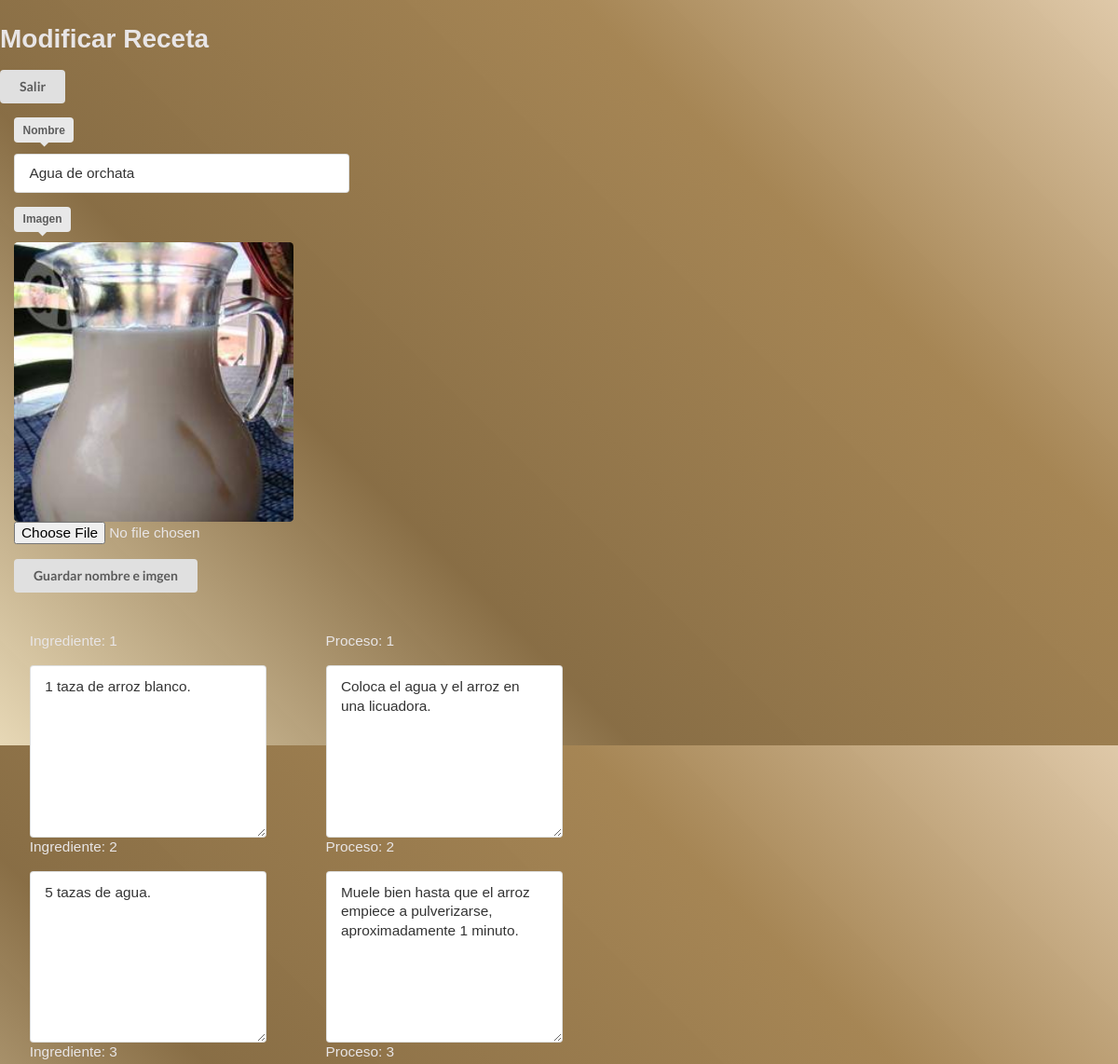
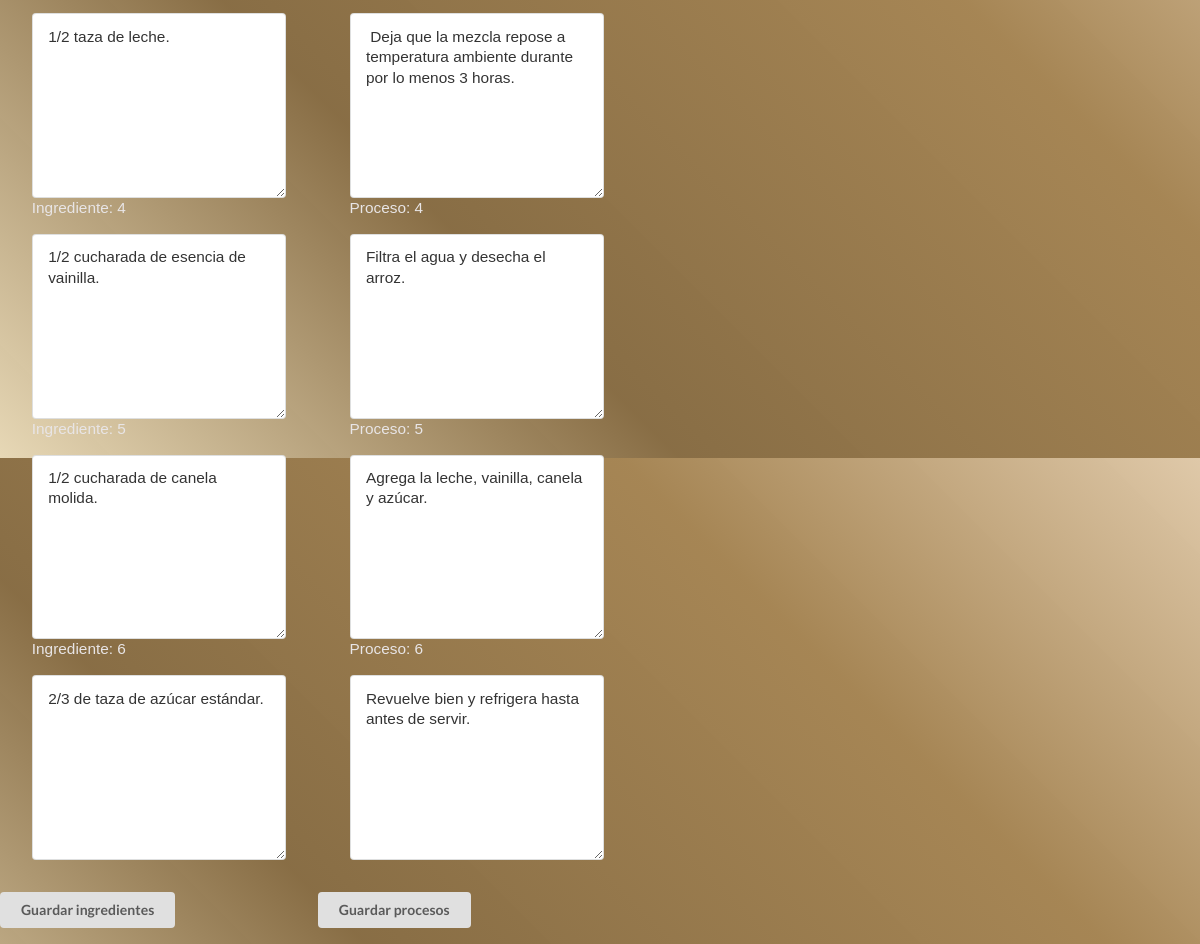
The app's page /admin/modificar/bebidas/modificar.php?id=1 with its own data (2 pictures, top to bottom).
### tables this page shows
CREATE TABLE `bebidas` (
  `id` int(11) NOT NULL auto_increment,
  `nombre` varchar(500) default NULL,
  `img` varchar(500) default NULL,
  PRIMARY KEY  (`id`)
);

CREATE TABLE `ingre_proce_bebidas` (
  `id` int(11) NOT NULL auto_increment,
  `id_bebida` int(11) default NULL,
  `num_pasos` int(11) default NULL,
  `ingrediente` text,
  PRIMARY KEY  (`id`)
);

CREATE TABLE `proce_ingre_bebidas` (
  `id` int(11) NOT NULL auto_increment,
  `id_bebida` int(11) default NULL,
  `num_pasos` int(11) default NULL,
  `proceso` text,
  PRIMARY KEY  (`id`)
);

### admin/modificar/bebidas/modificar.php (the view, shortened to what this page needs)
<?php
	$id = $_GET['id'];
	$sql1 = "SELECT nombre, img FROM bebidas WHERE id = $id";
	$rs1 = mysql_query($sql1);
	$row1 = mysql_fetch_assoc($rs1);
	$sql2 = "SELECT num_pasos,ingrediente FROM ingre_proce_bebidas WHERE id_bebida = $id";
	$rs2 = mysql_query($sql2);
	$sql3 = "SELECT num_pasos,proceso FROM proce_ingre_bebidas WHERE id_bebida = $id";
	$rs3 = mysql_query($sql3);
?>
<!DOCTYPE html>
<html lang="en">
<head>
	<link rel="stylesheet" type="text/css" href="../../estilos/modificar_platillos.css">
</head>
<body>
	<h1>Modificar Receta</h1>
	<a href="http://localhost/recetario/admin/modificar/bebidas/bebidas.php"><button class="ui button">Salir</button></a>
	<form name="modificar_receta" class="ui form size" method="POST" action="modificar_receta.php" enctype="multipart/form-data">
			<div>
				<p>
					<label for="Nombre" class="ui pointing below label">Nombre</label>
					<td width="30" align="center"><input type="text" name="nombre" size="25" value="<?php echo $row1['nombre']; ?>" />
				</p>
			</div>
			<div>
				<p>
					<label for="Imagen" class="ui pointing below label">Imagen</label>
					<img class='ui medium rounded image' src="../../../catalog/bebidas/images/<?php echo $row1['img']; ?>" alt="">
					<input type="file" name="img" size="25" value="<?php echo $row1['img']; ?>" />
				</p>
			</div>
			    <div class="boton">
				<p><input type="submit" value="Guardar nombre e imgen" class="ui button" /></p>
			</div>
	</form>
	<form name="modificar_receta" method="POST" action="modificar_receta.php" class="ui form ingredientes">
			<div>
				<ul>
					<?php
						while ($row2 = mysql_fetch_assoc($rs2)) {
							$numPas = $row2['num_pasos'];
							$ingrediente = htmlentities($row2['ingrediente']);
							?>
							<p>Ingrediente: <label for=""><?php print_r($numPas);?></label></p>
							<div><?php echo "<textarea name='ingre".$numPas."' cols='30' rows='5'>$ingrediente</textarea>"?></div>
						<?}
					?>
				</ul>
			</div>
			<div class="boton">
				<p><input type="submit" value="Guardar ingredientes" class="ui button" /></p>
			</div>
	</form>
	<form name="modificar_receta" method="POST" action="modificar_receta.php" class="ui form procesos">
			<div class="procesos">
				<ul>
					<?php
						while ($row3 = mysql_fetch_assoc($rs3)) {
							$numPasos = $row3['num_pasos'];
							$proceso = htmlentities($row3['proceso']);
							?>
							<p>Proceso: <label for=""><?php print_r($numPasos);?></label></p>
							<div><?php echo "<textarea name='proce".$numPasos."' cols='30' rows='10'>$proceso</textarea>"?></div>
						<?}
					?>
				</ul>
			</div>
			<div class="boton">
				<p><input type="submit" value="Guardar procesos" class="ui button" /></p>
			</div>
	</form>
</body>
</html>

### admin/estilos/modificar_platillos.css (style rules this page uses)
body { font-size: 1.1em; font-family: sans-serif; margin: 0px; color: rgb(232, 229, 230) !important; background: rgba(252,249,242,1) !important; background: rgba(231,216,182,1) !important; background: -moz-linear-gradient(45deg, rgba(231,216,182,1) 0%, rgba(135,108,67,0.99) 34%, rgba(164,131,81,0.98) 71%, rgba(222,199,166,0.97) 100%) !important; background: -webkit-gradient(left bottom, right top, color-stop(0%, rgba(231,216,182,1)), color-stop(34%, rgba(135,108,67,0.99)), color-stop(71%, rgba(164,131,81,0.98)), color-stop(100%, rgba(222,199,166,0.97))) !important; background: -webkit-linear-gradient(45deg, rgba(231,216,182,1) 0%, rgba(135,108,67,0.99) 34%, rgba(164,131,81,0.98) 71%, rgba(222,199,166,0.97) 100%) !important; background: -o-linear-gradient(45deg, rgba(231,216,182,1) 0%, rgba(135,108,67,0.99) 34%, rgba(164,131,81,0.98) 71%, rgba(222,199,166,0.97) 100%) !important; background: -ms-linear-gradient(45deg, rgba(231,216,182,1) 0%, rgba(135,108,67,0.99) 34%, rgba(164,131,81,0.98) 71%, rgba(222,199,166,0.97) 100%) !important; background: linear-gradient(45deg, rgba(231,216,182,1) 0%, rgba(135,108,67,0.99) 34%, rgba(164,131,81,0.98) 71%, rgba(222,199,166,0.97) 100%) !important; filter: progid:DXImageTransform.Microsoft.gradient( startColorstr='#e7d8b6', endColorstr='#dec7a6', GradientType=1 ) !important; }

### admin/modificar/bebidas/modificar.php (style rules this page uses)
.size { width: 30%; margin-left: 15px; margin-bottom: 10px; }
img { width: 80%; }
.ingredientes { float: left; overflow: hidden; }
.ingredientes ul { padding: 10% 10%; }
.procesos { float: left; overflow: hidden; background-size: 100% 100% }
.procesos ul { padding: 10% 10%; }

### records on screen
bebidas: nombre "Agua de orchata", img (picture)
ingre_proce_bebidas: value "1", num_pasos+ingrediente "1 taza de arroz blanco."
ingre_proce_bebidas: value "2", num_pasos+ingrediente "5 tazas de agua."
ingre_proce_bebidas: value "3", num_pasos+ingrediente "1/2 taza de leche."
ingre_proce_bebidas: value "4", num_pasos+ingrediente "1/2 cucharada de esencia de vainilla."
ingre_proce_bebidas: value "5", num_pasos+ingrediente "1/2 cucharada de canela molida."
ingre_proce_bebidas: value "6", num_pasos+ingrediente "2/3 de taza de azúcar estándar."
proce_ingre_bebidas: value "1", num_pasos+proceso "Coloca el agua y el arroz en una licuadora."
proce_ingre_bebidas: value "2", num_pasos+proceso "Muele bien hasta que el arroz empiece a pulverizarse, aproximadamente 1 minuto."
proce_ingre_bebidas: value "3", num_pasos+proceso "Deja que la mezcla repose a temperatura ambiente durante por lo menos 3 horas."
proce_ingre_bebidas: value "4", num_pasos+proceso "Filtra el agua y desecha el arroz."
proce_ingre_bebidas: value "5", num_pasos+proceso "Agrega la leche, vainilla, canela y azúcar."
proce_ingre_bebidas: value "6", num_pasos+proceso "Revuelve bien y refrigera hasta antes de servir."
